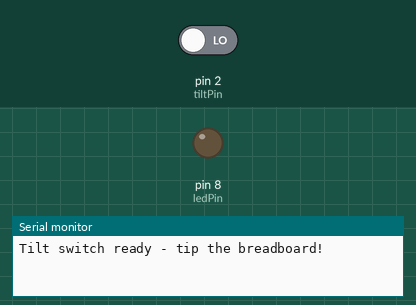
A sketch run on a simulated Arduino Mega 2560, built with avr-gcc and run on an emulated ATmega2560. On the bench: output pins drawn as LEDs (lit = HIGH), the last lines printed to the serial monitor. The test bench sets the inputs (shaded band); at power-on: pin 2 (tiltPin) LOW.

Above: at 1.2 s.
1.3 s: pin 2 (tiltPin) driven HIGH
At 2.5 s:
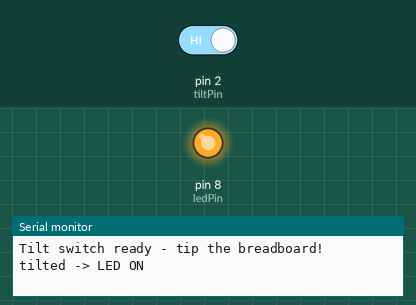
2.8 s: pin 2 (tiltPin) driven LOW
At 3.8 s:
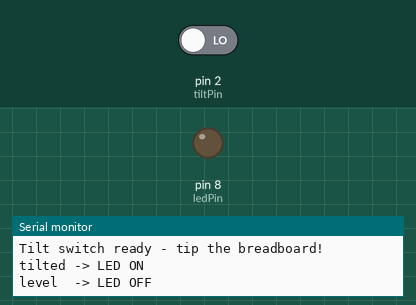
Timing chart, 0 to 5.8 s (numbered marks = the images above; inputs shaded):
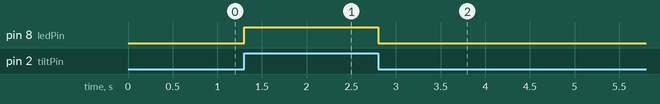

The sketch:

15_Tilt_Switch.ino
```cpp
/*
 * 15_Tilt_Switch
 * A tilt switch is a tube with a metal ball: tip it one way and the ball
 * bridges two contacts (closed), tip it back and the circuit opens. Wired
 * like a button (with a 10k pull-down), it reads HIGH when tilted, LOW when
 * level. The LED follows, and we narrate each flip so .\scripts\monitor.ps1
 * shows the orientation change.
 *
 * Wiring (Mega 2560):
 *   Tilt: one leg -> 5V; other leg -> pin 2 AND through 10k -> GND
 *   LED:  pin 8 -> 220 -> LED(+);  LED(-) -> GND
 *
 * Watch it:  .\scripts\upload.ps1 15_Tilt_Switch  then  .\scripts\monitor.ps1
 */

int tiltPin   = 2;
int ledPin    = 8;
int lastState = LOW;

void setup() {
  pinMode(tiltPin, INPUT);
  pinMode(ledPin, OUTPUT);
  Serial.begin(9600);
  Serial.println("Tilt switch ready - tip the breadboard!");
}

void loop() {
  int state = digitalRead(tiltPin);
  digitalWrite(ledPin, state);

  if (state != lastState) {
    Serial.println(state == HIGH ? "tilted -> LED ON" : "level  -> LED OFF");
    lastState = state;
  }
  delay(20);
}
```

Measured:
- after the input at 1.3 s, pin 8 (ledPin): LOW → HIGH at once
- after the input at 2.8 s, pin 8 (ledPin): HIGH → LOW at once
